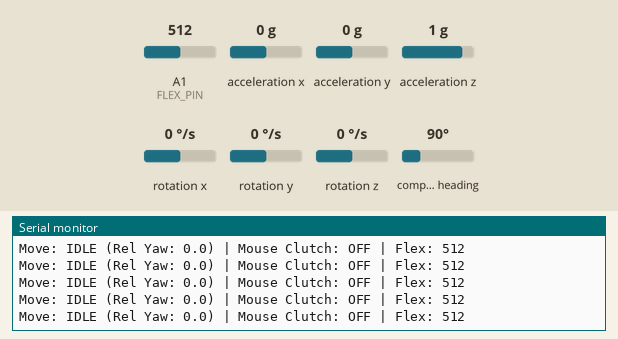
The sketch below on a simulated Arduino Leonardo, built with avr-gcc and run on an emulated ATmega32U4. On the bench: the last lines printed to the serial monitor. The inputs (shaded band) are chosen by the test bench; at power-on: A1 (FLEX_PIN) = 512, compass heading 90°, acceleration x 0 g, acceleration y 0 g, acceleration z 1 g, rotation x 0 °/s, rotation y 0 °/s, rotation z 0 °/s. USB keyboard and mouse output is not drawn.

Above: at 5.7 s.
5.8 s: A1 (FLEX_PIN) set to 685
At 6.7 s:
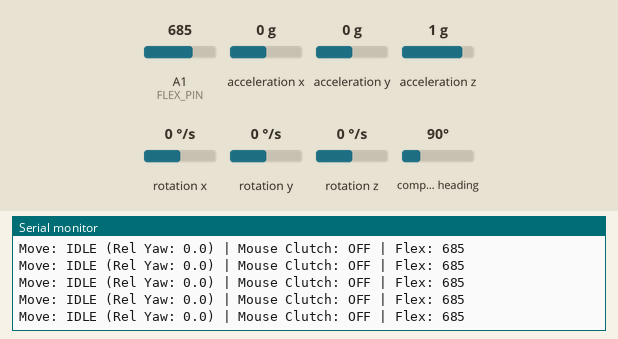
7.3 s: A1 (FLEX_PIN) set to 713
At 7.9 s:
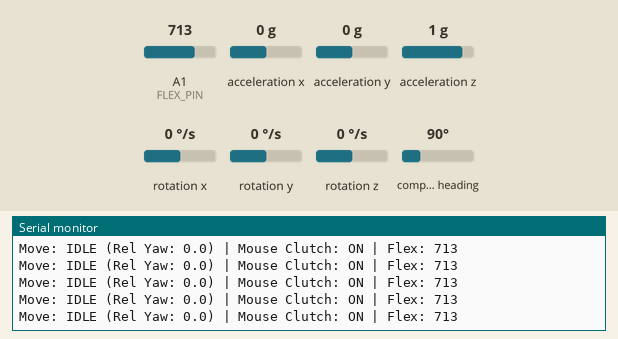
9.2 s: compass heading set to 63°
At 10.2 s:
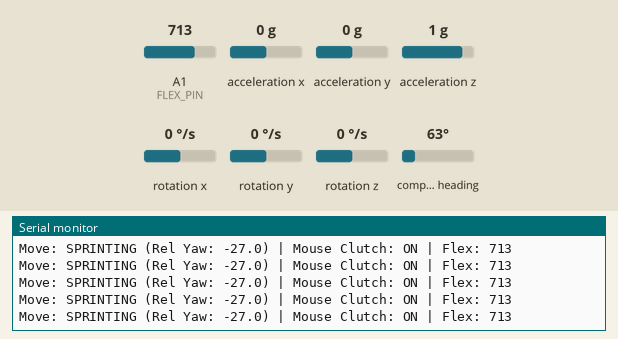
10.7 s: compass heading set to 74°
At 11.7 s:
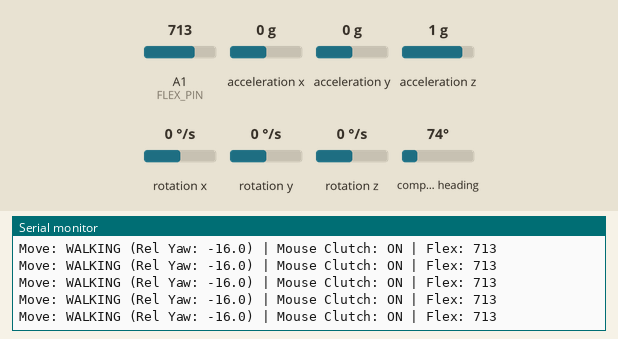

Measured:
- the behaviour switches between 700 and 701 on A1 (FLEX_PIN) (found by bisection; images 1 and 2)
- the behaviour switches between 69 and 70° on compass heading (found by bisection; images 3 and 4)
- after the input at 5.8 s, the serial monitor: prints a new line at once (image 1)
- after the input at 7.3 s, the serial monitor: prints a new line at once (image 2)
- after the input at 9.2 s, the serial monitor: prints a new line at once (image 3)
- after the input at 10.7 s, the serial monitor: prints a new line at once (image 4)

The sketch:

3.BNO_movement_n_camera.ino
```cpp
/*
 * BNO055 Movement and Camera View Test
 * Version: 9.9.1 (Typo Fix)
 * Description:
 * 1. Waits for FULL BNO055 sensor calibration (SYS=3) in setup().
 * 2. Provides in-game "twitch" feedback if calibration is lost.
 * 3. (FIX) Corrected 'AdaA_BNO055' and 'clutchIsEngSaged' typos.
 *
 * Code Modified by: Code Companion
 */

#include <Wire.h>
#include <Adafruit_Sensor.h>
#include <Adafruit_BNO055.h>
#include <utility/imumaths.h>
#include <Keyboard.h>
#include <Mouse.h>

// 使用 I2C address 0x29
Adafruit_BNO055 bno = Adafruit_BNO055(55, 0x29);

// --- Tweakable Parameters ---
// -- BNO055 Movement Control (based on Yaw - Euler X) --
const int YAW_WALK_THRESHOLD = 15;    // 轉左 (Yaw 負值) 多少度開始走路
const int YAW_SPRINT_THRESHOLD = 20; // 轉左 (Yaw 負值) 多少度開始衝刺
const int YAW_BACKUP_THRESHOLD = 70; // 轉右 (Yaw 正值) 多少度開始後退

// -- BNO055 Mouse Clutch Control (FlexiForce Sensor) --
const int FLEX_PIN = A1;
int FLEX_CLUTCH_THRESHOLD = 700;
float mouseMultiplierX = 1.5; // << 已根據你的抖動問題調低
float GYRO_DEADZONE = 0.2;  // << 已根據你的抖動問題調高
const int MAX_MOUSE_SPEED_PER_FRAME = 25;

// --- State Tracking ---
struct KeyStates {
  bool w = false, s = false, left_ctrl = false;
};
KeyStates keyStates;

float neutralYawOffset = 0.0;

// --- Helper Functions ---
void handleKeyPress(uint8_t key, bool shouldBePressed, bool &isPressed) {
  if (shouldBePressed && !isPressed) {
    Keyboard.press(key); isPressed = true;
  } else if (!shouldBePressed && isPressed) {
    Keyboard.release(key); isPressed = false;
  }
}

void setup() {
  Serial.begin(115200);

  // --- 1. BNO055 初始化 ---
  if (!bno.begin()) {
    Serial.print("Ooops, no BNO055 detected...");
    while (1);
  }
  Serial.println("BNO055 Found!");
  bno.setExtCrystalUse(true);


  // --- 2. (新功能) 等待感測器完整校準 ---
  Serial.println("--- 完整感測器校準 ---");
  Serial.println("請拿起感測器在空中畫 8 字型");
  Serial.println("直到所有狀態都變為 3。");


  uint8_t sys = 0, gyro = 0, accel = 0, mag = 0;
  while (sys != 3) {
    bno.getCalibration(&sys, &gyro, &accel, &mag);

    Serial.print("校準狀態: ");
    Serial.print("系統(SYS):"); Serial.print(sys, DEC);
    Serial.print(" 陀螺(G):"); Serial.print(gyro, DEC);
    Serial.print(" 加速(A):"); Serial.print(accel, DEC);
    Serial.print(" 磁力(M):"); Serial.println(mag, DEC);
    delay(100);
  }
  Serial.println("\n--- 完整校準完成! ---");


  // --- 3. 初始化鍵盤與滑鼠 ---
  Keyboard.begin();
  Mouse.begin();


  // --- 4. 校準「中立 Yaw 值」 ---
  Serial.println("校準「中立 Yaw 值」... 請將感測器朝向前方。");
  delay(2000);

  sensors_event_t orientationData;
  float yawSum = 0;
  int calibrationSamples = 50;
  for (int i = 0; i < calibrationSamples; i++) {
     bno.getEvent(&orientationData, Adafruit_BNO055::VECTOR_EULER);
     yawSum += orientationData.orientation.x;
     delay(10);
  }
  neutralYawOffset = yawSum / calibrationSamples;
  while (neutralYawOffset >= 360) neutralYawOffset -= 360;
  while (neutralYawOffset < 0) neutralYawOffset += 360;

  Serial.print("中立 Yaw Offset 計算完成: ");
  Serial.println(neutralYawOffset);
  Serial.println("BNO055 Movement/View Test 準備完成。");
}

// (舊功能) 計算最短角度差的函數
float calculateAngleDifference(float currentAngle, float targetAngle) {
  float diff = currentAngle - targetAngle;
  while (diff <= -180) diff += 360;
  while (diff > 180) diff -= 360;
  return diff;
}

void loop() {
  // --- 在迴圈開始時檢查校準狀態 ---
  uint8_t sys = 0, gyro = 0, accel = 0, mag = 0;
  bno.getCalibration(&sys, &gyro, &accel, &mag);

  // --- 主要邏輯只在「已校準」時執行 ---
  if (sys == 3) {

    // --- 這是你原本的 loop() 程式碼 ---
    sensors_event_t orientationData;

    // *** 修正 #1 ***
    // 之前打成 'AdaA_BNO055'
    bno.getEvent(&orientationData, Adafruit_BNO055::VECTOR_EULER);

    // --- BNO055 鍵盤移動控制 (Yaw-based) ---
    float rawYaw = orientationData.orientation.x;
    float relativeYaw = calculateAngleDifference(rawYaw, neutralYawOffset);

    bool should_w_be_pressed = false;
    bool should_s_be_pressed = false;
    bool should_ctrl_be_pressed = false;
    String moveState = "IDLE";

    // --- Inverted Yaw Mapping ---
    if (relativeYaw < -YAW_SPRINT_THRESHOLD) {
      moveState = "SPRINTING";
      should_w_be_pressed = true; should_ctrl_be_pressed = true;
    } else if (relativeYaw < -YAW_WALK_THRESHOLD) {
      moveState = "WALKING";
      should_w_be_pressed = true;
    }
    else if (relativeYaw > YAW_BACKUP_THRESHOLD) {
      moveState = "BACKING UP";
      should_s_be_pressed = true;
    }

    handleKeyPress('w', should_w_be_pressed, keyStates.w);
    handleKeyPress('s', should_s_be_pressed, keyStates.s);
    handleKeyPress(KEY_LEFT_CTRL, should_ctrl_be_pressed, keyStates.left_ctrl);

    // --- 讀取 FlexiForce Sensor (Clutch Only) ---
    int flexValue = analogRead(FLEX_PIN);
    bool clutchIsEngaged = (flexValue > FLEX_CLUTCH_THRESHOLD);

    // --- 離合器啟動的滑鼠相機控制 (using BNO055 Gyro X) ---

    // *** 修正 #2 ***
    // 之前打成 'clutchIsEngSaged'
    if (clutchIsEngaged) {
      imu::Vector<3> gyro = bno.getVector(Adafruit_BNO055::VECTOR_GYROSCOPE);
      float gyro_x_rad_s = gyro.x();
      int mouse_vx = 0;
      if (abs(gyro_x_rad_s) > GYRO_DEADZONE) {
        mouse_vx = (int)(gyro_x_rad_s * mouseMultiplierX);
        mouse_vx = constrain(mouse_vx, -MAX_MOUSE_SPEED_PER_FRAME, MAX_MOUSE_SPEED_PER_FRAME);
      }
      if (mouse_vx != 0) {
        Mouse.move(mouse_vx, 0);
      }
    }

    // --- Serial Monitor Output ---
    Serial.print("Move: " + moveState + " (Rel Yaw: " + String(relativeYaw, 1) + ")");
    Serial.print(" | Mouse Clutch: ");
    if (clutchIsEngaged) { Serial.print("ON"); } else { Serial.print("OFF"); }
    Serial.println(" | Flex: " + String(flexValue));

    delay(10);

  }
  else {
    // --- (新功能) 安全停止：如果校準遺失 ---
    Serial.println("!!! 校準遺失 !!! 正在停止所有動作...");

    // 1. 立刻釋放所有按鍵 (安全第一)
    handleKeyPress('w', false, keyStates.w);
    handleKeyPress('s', false, keyStates.s);
    handleKeyPress(KEY_LEFT_CTRL, false, keyStates.left_ctrl);

    // 2. (新功能) 遊戲內反饋：
    // 快速按下並釋放 'w' 鍵，讓角色「頓」一下
    // 讓你知道是時候重新校準了
    Keyboard.press('w');
    delay(50); // 按下 50 毫秒
    Keyboard.release('w');

    delay(100); // 稍作等待再重新檢查
  }
}
```
